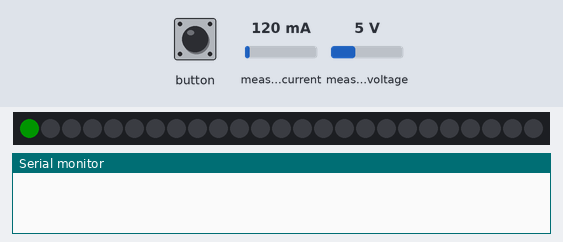
This program was run on a simulated ESP32. Parts: 25 RGB LEDs in strip order, left to right, the last lines printed to the serial monitor. Wiring (inferred from the names in the program): INA219 current sensor at I2C address 0x44. The test bench sets the inputs (shaded band); at power-on: measured current 120 mA, measured voltage 5 V. Dim RGB values are drawn brighter than linear; colours are those a GRB WS2812 strip shows for the declared byte order.

Above: at 1.2 s.
1.3 s: button pressed for 0.15 s
At 7.8 s:
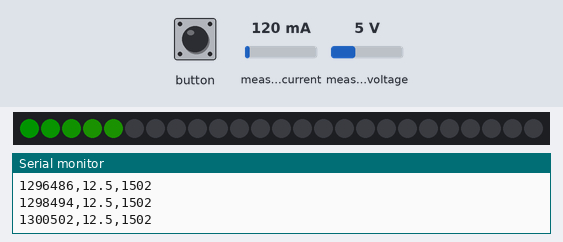
At 12.8 s:
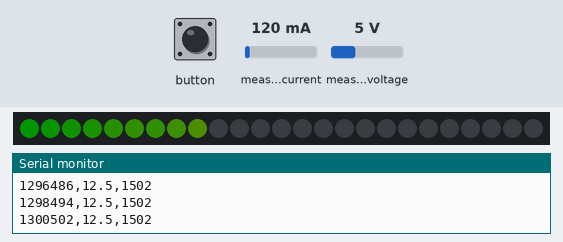
Timing chart, 0 to 14.3 s (numbered marks = the images above; inputs shaded):
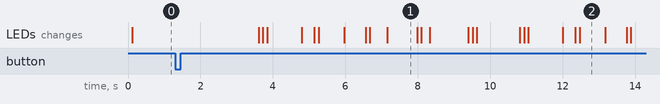

The program:

main.cpp
```cpp
#include "M5Atom.h"
#include <FastLED.h>
#include "ina260.h"

INA260 ina260(0x44);

#define BUFF_SIZE (15000)

volatile uint32_t us_list[BUFF_SIZE];
volatile int16_t ma_list[BUFF_SIZE];
volatile uint8_t mv_100_list[BUFF_SIZE];
int buff_cnt = 0;

//const int NUM_LEDS = 25;
const int LED_PIN = 27;
static CRGB leds[NUM_LEDS];

void setup()
{
    M5.begin(true, true, false);
    Serial.begin(115200);
    ina260.begin(26, 32);
    Wire.setClock(400000);
    buff_cnt = 0;

    FastLED.addLeds<WS2812, LED_PIN>(leds, NUM_LEDS);
    FastLED.setBrightness(20);
}

void drawpix(uint32_t i, uint32_t c)
{
    leds[i] = c; /*GGRRBB*/
    FastLED.show();
}

void clearpix(void)
{
    for (int i = 0; i < NUM_LEDS; i++)
    {
        leds[i] = 0;
    }
    FastLED.show();
}

void loop()
{
    int32_t mv;
    int32_t ma;
    int32_t uv;
    int32_t ua;
    uint32_t us;
    uint32_t flush_size = 0;
    uint32_t old_color = 0;
    uint32_t new_color = 0;
    uint32_t start;
    while (1)
    {
        start = micros();
        uv = ina260.getVoltage_uv();
        ua = ina260.getCurrent_ua() + 2500;

        us_list[buff_cnt] = micros();
        mv_100_list[buff_cnt] = uv / 100000;
        ma_list[buff_cnt] = ua / 1000;
        buff_cnt = (buff_cnt + 1) % BUFF_SIZE;

        new_color = (buff_cnt * 255) / BUFF_SIZE;
        if (new_color != old_color)
        {
            drawpix((buff_cnt * 25) / BUFF_SIZE, ((255 - new_color) << 16) | (new_color << 8));
        }
        old_color = new_color;

        if (buff_cnt == 0)
        {
            flush_size = BUFF_SIZE;
        }

        M5.update();
        if (M5.Btn.wasPressed())
        {
            flush_size = buff_cnt;
            buff_cnt = 0;
        }

        if (buff_cnt == 0)
        {
            Serial.println("us,mv,ma,#####");
            for (int i = 0; i < flush_size; i++)
            {
                us = us_list[i];
                mv = mv_100_list[i];
                ma = ma_list[i];

                Serial.print(us);
                Serial.print(",");
                Serial.print(mv / 10);
                Serial.print(".");
                Serial.print(mv % 10);
                Serial.print(",");
                Serial.print(ma);
                Serial.print("");
                Serial.println("");

                new_color = (i * 25) / flush_size;
                if (new_color != old_color)
                {
                    drawpix(25 - new_color, 0);
                }
                old_color = new_color;
            }
            clearpix();
        }
        else
        {
            uint32_t now = micros();
            if ((now - start) < 2000)
            {
                delayMicroseconds(2000 - (now - start) );
            }

            //Serial.println(micros() - start);
        }
    }
}
```
